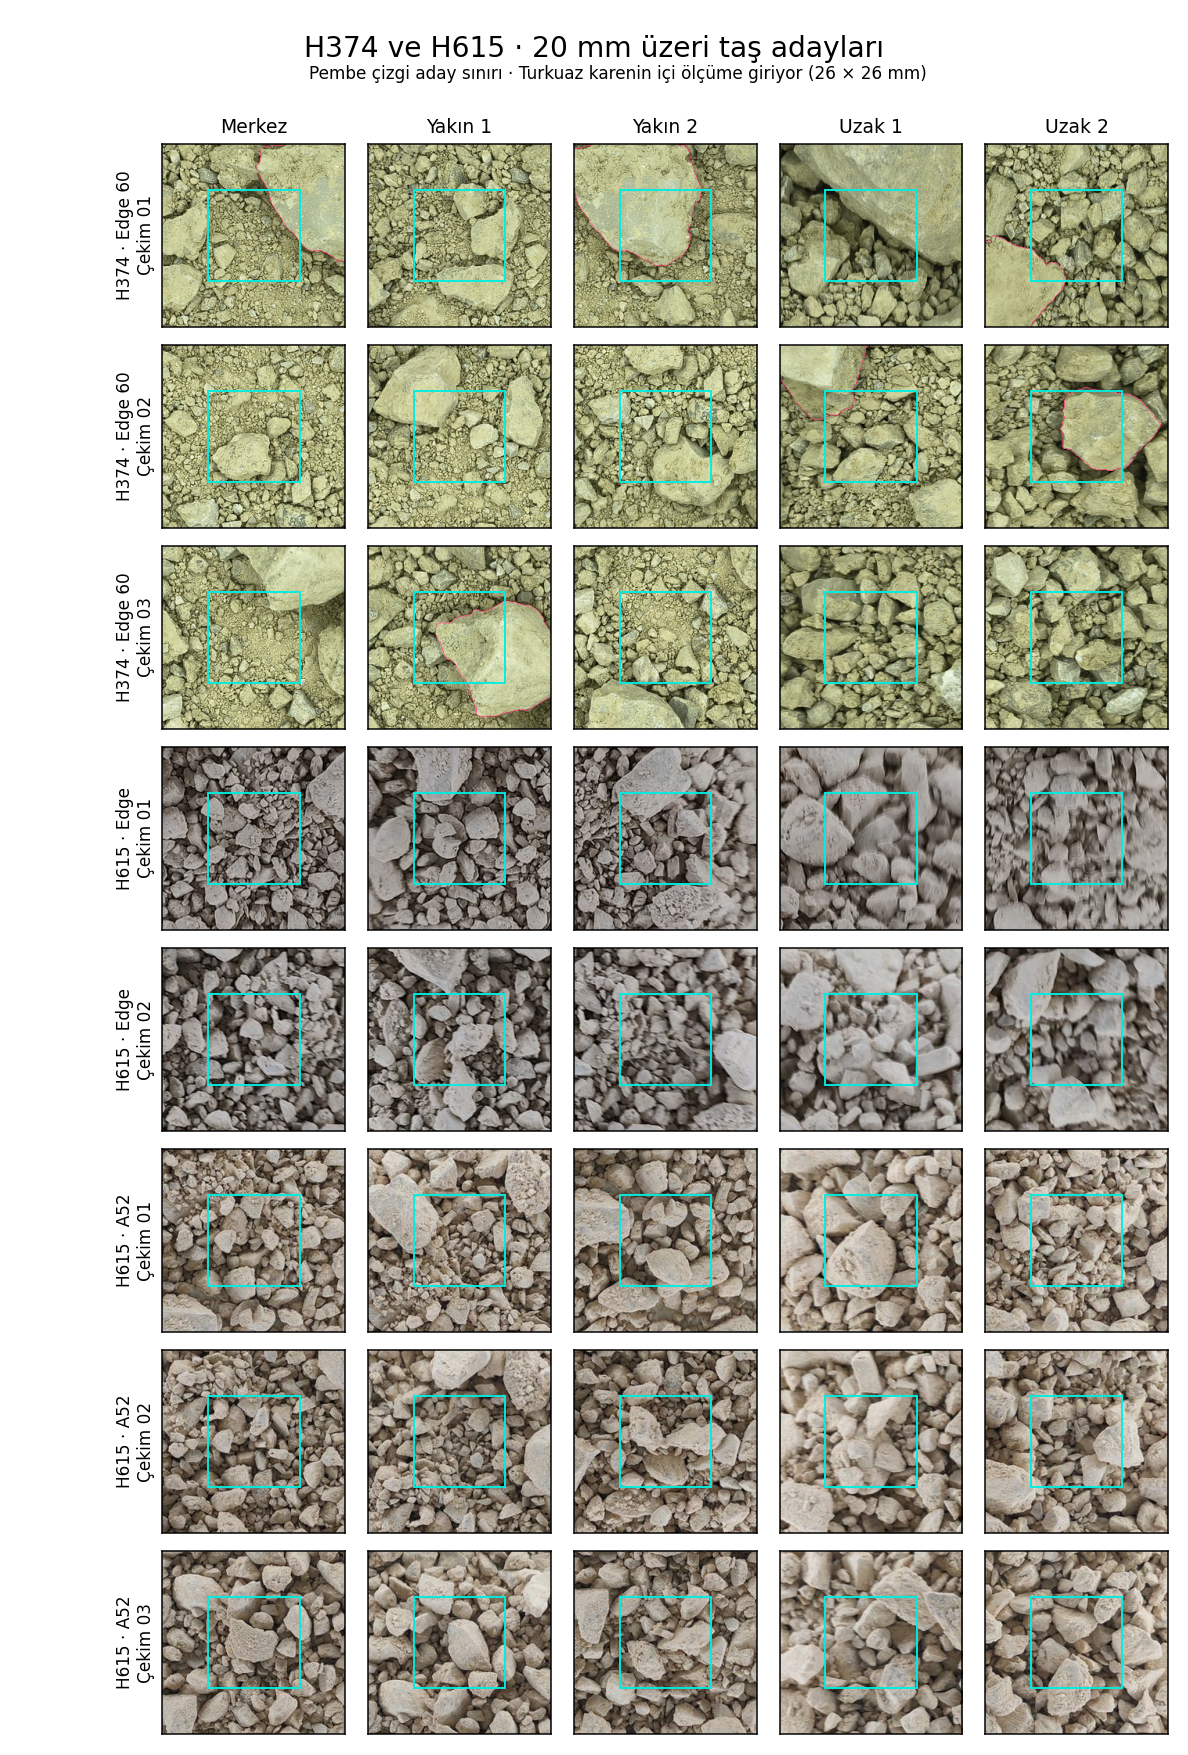

Generate this figure with Python:
"""İki toprakta arşivlenmiş tane sınırlarından 20 mm üstü görünür alanı ölç."""
import matplotlib
matplotlib.use("Agg")
import matplotlib.pyplot as plt
from matplotlib.patches import Rectangle
import numpy as np
import pandas as pd
from skimage.measure import regionprops
from skimage.segmentation import find_boundaries

import iri_tas_kalan_doku as prev

ig = prev.ig
stem = ig.out / "h374_h615_20mm_alan"


def main():
    rows = prev.photos().query("sample_id in ['H374', 'H615']")
    assert rows.groupby("sample_id").size().to_dict() == {"H374": 3, "H615": 5}
    records = []
    fig, axes = plt.subplots(len(rows), 5, figsize=(8.8, 13))
    with np.load(prev.ARCHIVE) as archive:
        for row_axes, (name, row) in zip(axes, rows.iterrows()):
            counts = np.zeros(3, dtype=int)
            field_pcts = []
            for ax, mask, (_, offset) in zip(row_axes, archive[name], prev.fields(row)):
                props = regionprops(mask)
                edge_ids = np.unique(np.r_[mask[0], mask[-1], mask[:, 0], mask[:, -1]])
                ids = [p.label for p in props if p.axis_minor_length / ig.PPM > 20]
                large = np.isin(mask, ids)
                inside = large & ig.CORE
                counts += [inside.sum(), (inside & ~np.isin(mask, edge_ids)).sum(),
                           np.count_nonzero(ig.evaluated(mask)[ig.CORE])]
                field_pcts.append(100 * inside.sum() / ig.CORE.sum())
                rgb = ig.crop(row, offset).copy()
                rgb[find_boundaries(large, mode="inner")] = (255, 65, 120)
                ax.imshow(rgb, extent=(0, 52, 52, 0))
                ax.add_patch(Rectangle((13, 13), 26, 26, fill=False, edgecolor="#00eee1", lw=1))
                ax.set(xticks=[], yticks=[])
            short = row.phone.replace("Motorola_Edge_60_fusion", "Edge 60").replace("Motorola_Edge","Edge").replace("Samsung_A52","A52")
            row_axes[0].set_ylabel(f"{row.sample_id} · {short}\nÇekim {name[-6:-4]}", fontsize=9)
            pct = 100 * counts / (5 * ig.CORE.sum())
            records.append(dict(file=name, sample_id=row.sample_id, phone=row.phone,
                                alan20_pct=pct[0], alan20_sinira_degmeyen_pct=pct[1],
                                arsiv63_pct=pct[2], pozitif_kare=np.count_nonzero(field_pcts)))
    frame = pd.DataFrame(records).set_index("file")
    old = pd.read_csv(ig.out / "iri_tas_kalan_doku_fotograflar.csv", index_col="file")
    np.testing.assert_allclose(frame.arsiv63_pct, old.loc[frame.index, "iri_alan_pct"], atol=1e-8)
    frame.to_csv(stem.with_suffix(".csv"), float_format="%.6f")
    print(frame.to_string())
    print(frame.groupby("sample_id")[["alan20_pct","alan20_sinira_degmeyen_pct"]].agg(["mean","median","min","max"]))
    for ax, title in zip(axes[0], ["Merkez", "Yakın 1", "Yakın 2", "Uzak 1", "Uzak 2"]):
        ax.set_title(title, fontsize=10)
    fig.suptitle("H374 ve H615 · 20 mm üzeri taş adayları", fontsize=15)
    fig.text(.52,.955,"Pembe çizgi aday sınırı · Turkuaz karenin içi ölçüme giriyor (26 × 26 mm)",ha="center",fontsize=9)
    fig.subplots_adjust(left=.13,right=.99,top=.918,bottom=.012,hspace=.10,wspace=.035)
    fig.savefig(stem.with_suffix(".png"),dpi=135)
    plt.close(fig)


if __name__ == "__main__":
    main()
